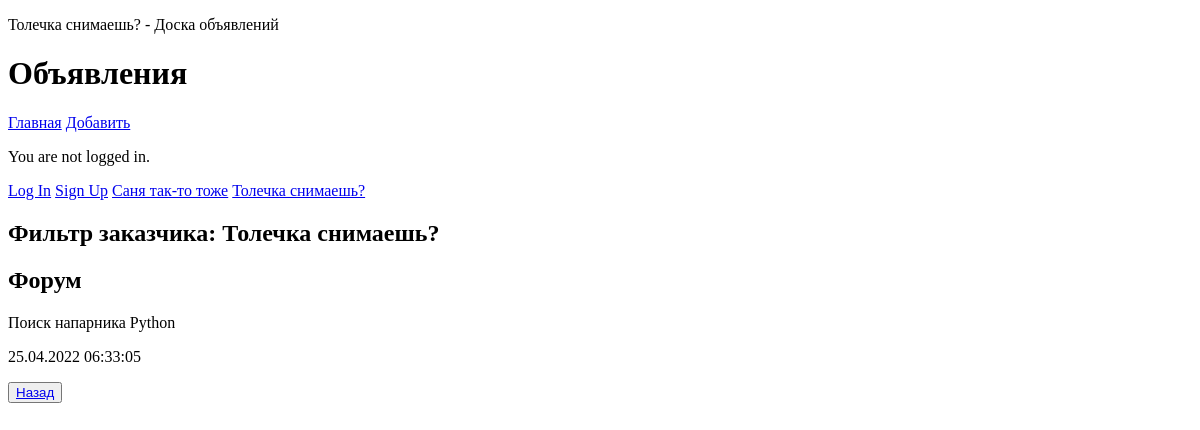
Page /bboard/1/ on the earlier database version.
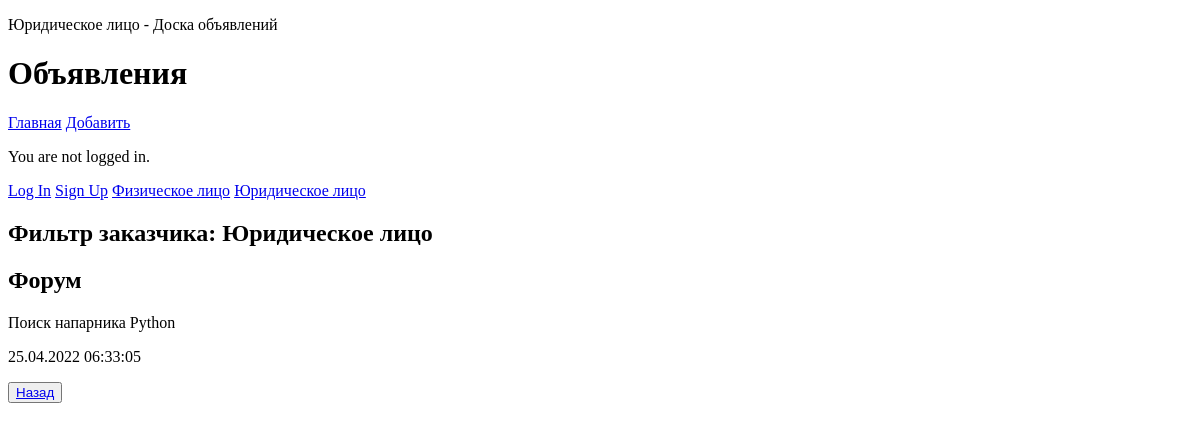
Same page on the later database version.
### bboard/models.py (models this page shows, shortened)
class Rubric(models.Model):
    name = models.CharField(max_length=20, db_index=True, verbose_name='Название')
    class Meta:
        verbose_name_plural = 'Заказчики'
        verbose_name = 'Заказчик'
        ordering = ['name']\

### bboard/views.py (the view)
# urls.py: path('<int:rubric_id>/', by_rubric, name = 'by_rubric'),
def by_rubric(request, rubric_id):
    bbs = BBoard.objects.filter(rubric = rubric_id)
    rubrics = Rubric.objects.all()
    current_rubric = Rubric.objects.get(pk = rubric_id)
    context = {'bbs':bbs, 'rubrics':rubrics, 'current_rubric':current_rubric}
    return render(request, 'bboard/by_rubric.html', context)

### bboard/templates/bboard/by_rubric.html
{% extends 'layout/basic.html' %}
{% block title %}{{ current_rubric.name }}{% endblock %}
{% block content %}
<h2>Фильтр заказчика: {{ current_rubric.name }}</h2>
{% for bb in bbs %}
<div>
    <h2>{{ bb.title }}</h2>
    <p>{{ bb.content }}</p>
    <p>{{ bb.published|date:"d.m.Y H:i:s" }}</p>
</div>
{% endfor %}
<form>
    <button><a href="javascript:history.go(-1)" class="btn btn-default">Назад</a></button>
</form>
{% endblock %}

### bboard/templates/layout/basic.html (shortened to what this page needs)
{% load static %}
<!DOCTYPE html>
<html>
    <head>
        <link rel="stylesheet" type="text/css" href="{% static 'bboard/style.css' %}">
        <p>{% block title %}Главная{% endblock %} - Доска объявлений</p>
    </head>
    <body>
        <header>
            <h1>Объявления</h1>
        </header>
        <nav>
            <a href="{% url 'index' %}">Главная</a>
            <a href="{% url 'add' %}">Добавить</a>
            {% if user.is_authenticated %}
                <p>Hi {{ user.username }}!</p>
                <p><a href="{% url 'logout' %}">Log out</a></p>
            {% else %}
                <p>You are not logged in.</p>
                <a href="{% url 'login' %}">Log In</a>
                <a href="{% url 'signup' %}">Sign Up</a>
            {% endif %}
            {% for rubric in rubrics %}
            <a href="{% url 'by_rubric' rubric.pk %}">
            {{ rubric.name }}</a>
            {% endfor %}
        </nav>
        <section>
            {% block content %}
            {% endblock %}
        </section>
    </body>
</html>

Differences in the rows shown:
changed Rubric: name "Толечка снимаешь?" → "Юридическое лицо"
changed Rubric: name "Саня так-то тоже" → "Физическое лицо"
